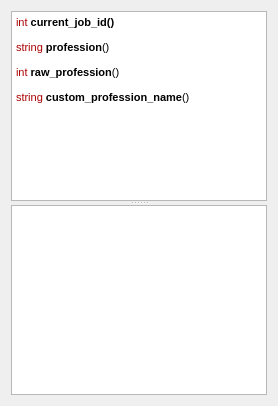
      <widget class="QWidget" name="tabJobs">
       <attribute name="title">
        <string>Profession &amp;&amp; Job</string>
       </attribute>
       <layout class="QVBoxLayout" name="verticalLayout_6">
        <item>
         <widget class="QSplitter" name="splitter_job">
          <property name="orientation">
           <enum>Qt::Vertical</enum>
          </property>
          <widget class="QTextEdit" name="txt_job_info">
           <property name="readOnly">
            <bool>true</bool>
           </property>
           <property name="html">
            <string>&lt;!DOCTYPE HTML PUBLIC &quot;-//W3C//DTD HTML 4.0//EN&quot; &quot;http://www.w3.org/TR/REC-html40/strict.dtd&quot;&gt;
&lt;html&gt;&lt;head&gt;&lt;meta name=&quot;qrichtext&quot; content=&quot;1&quot; /&gt;&lt;style type=&quot;text/css&quot;&gt;
p, li { white-space: pre-wrap; }
&lt;/style&gt;&lt;/head&gt;&lt;body style=&quot; font-family:'MS Shell Dlg 2'; font-size:8.25pt; font-weight:400; font-style:normal;&quot;&gt;
&lt;p style=&quot; margin-top:0px; margin-bottom:0px; margin-left:0px; margin-right:0px; -qt-block-indent:0; text-indent:0px;&quot;&gt;&lt;span style=&quot; font-size:8pt; color:#aa0000;&quot;&gt;int &lt;/span&gt;&lt;span style=&quot; font-size:8pt; font-weight:600;&quot;&gt;current_job_id()&lt;/span&gt;&lt;/p&gt;
&lt;p style=&quot; margin-top:12px; margin-bottom:12px; margin-left:0px; margin-right:0px; -qt-block-indent:0; text-indent:0px;&quot;&gt;&lt;span style=&quot; font-size:8pt; color:#aa0000;&quot;&gt;string &lt;/span&gt;&lt;span style=&quot; font-size:8pt; font-weight:600;&quot;&gt;profession&lt;/span&gt;&lt;span style=&quot; font-size:8pt;&quot;&gt;()&lt;/span&gt;&lt;/p&gt;
&lt;p style=&quot; margin-top:12px; margin-bottom:12px; margin-left:0px; margin-right:0px; -qt-block-indent:0; text-indent:0px;&quot;&gt;&lt;span style=&quot; font-size:8pt; color:#aa0000;&quot;&gt;int &lt;/span&gt;&lt;span style=&quot; font-size:8pt; font-weight:600;&quot;&gt;raw_profession&lt;/span&gt;&lt;span style=&quot; font-size:8pt;&quot;&gt;()&lt;/span&gt;&lt;/p&gt;
&lt;p style=&quot; margin-top:12px; margin-bottom:12px; margin-left:0px; margin-right:0px; -qt-block-indent:0; text-indent:0px;&quot;&gt;&lt;span style=&quot; font-size:8pt; color:#aa0000;&quot;&gt;string &lt;/span&gt;&lt;span style=&quot; font-size:8pt; font-weight:600;&quot;&gt;custom_profession_name&lt;/span&gt;&lt;span style=&quot; font-size:8pt;&quot;&gt;()&lt;/span&gt;&lt;/p&gt;&lt;/body&gt;&lt;/html&gt;</string>
           </property>
          </widget>
          <widget class="QTextEdit" name="text_jobs">
           <property name="readOnly">
            <bool>true</bool>
           </property>
          </widget>
         </widget>
        </item>
       </layout>
      </widget>
